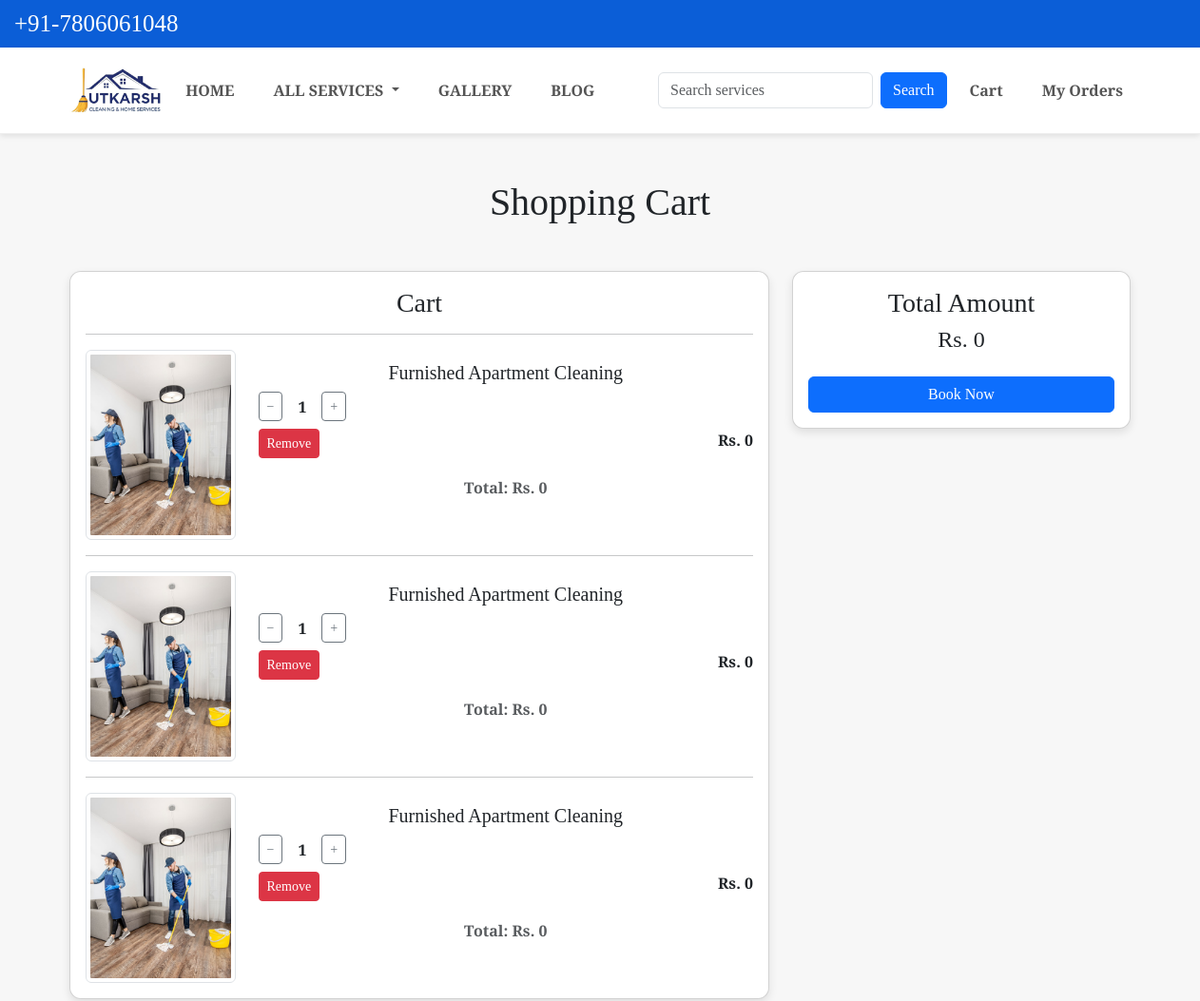
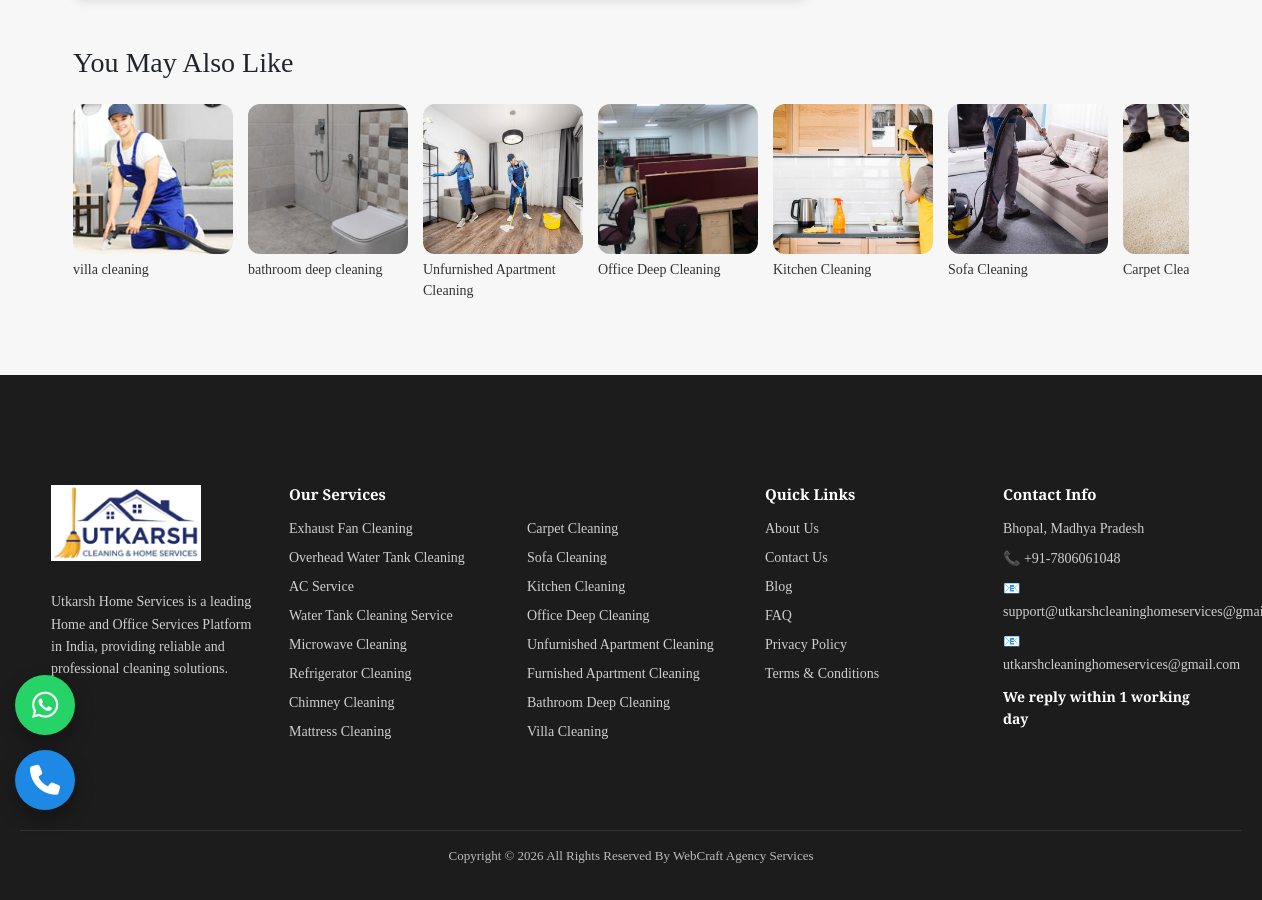
Page /cart/ on the committed database (2 pictures, top to bottom).
### app/models.py (models this page shows, shortened)
class Cart(models.Model):
    session_key = models.CharField(max_length=100, null=True, blank=True)
    product = models.ForeignKey(Product, on_delete=models.CASCADE)
    service_price = models.ForeignKey(
        ServicePrice,
        on_delete=models.CASCADE,
        null=True,
        blank=True
    )
    quantity = models.PositiveIntegerField(default=1)
    @property
    def unit_price(self):
        if self.service_price:
            return self.service_price.price
        return self.product.discounted_price or self.product.selling_price or 0
    @property
    def total_price(self):
        return self.unit_price * self.quantity

class Product(models.Model):
    title = models.CharField(max_length=100)
    selling_price = models.FloatField(null=True, blank=True)
    discounted_price = models.FloatField(null=True, blank=True)
    description = models.TextField(blank=True)
    category = models.CharField(choices=CATEGORY_CHOICES, max_length=3)
    product_image = models.ImageField(upload_to='productimg', blank=True, null=True)
    is_service = models.BooleanField(default=False)

### app/views.py (the view)
# urls.py: path('cart/', views.show_cart, name='showcart'),
def show_cart(request):
    carts = Cart.objects.filter(session_key=request.session.session_key)
    totalamount = sum(c.total_price for c in carts)
    related_products = Product.objects.none()
    if carts.exists():
        first_product = carts.first().product
        related_products = Product.objects.filter(
            category=first_product.category
        ).exclude(
            id__in=[c.product.id for c in carts]
        )[:8]
    return render(request, 'app/cart.html', {
        'carts': carts,
        'totalamount': totalamount,
        'related_products': related_products
    })

### app/context_processors.py (called while the page is built)
def cart_count(request):
    count = 0
    if request.session.session_key:
        count = Cart.objects.filter(
            session_key=request.session.session_key
        ).count()
    return {'cart_count': count}

def all_services(request):
    services = Product.objects.all()   # 🔥 TEMP: filter hata do
    return {'all_services': services}

### app/templates/app/cart.html (shortened to what this page needs)
{% extends 'app/base.html' %}
{% load static %}
{% block main-content %}
<div class="container my-5">
  <h1 class="text-center mb-5">Shopping Cart</h1>
  <div class="row">
    <div class="col-sm-8">
      <div class="card">
        <div class="card-body">
          <h3>Cart</h3>
          {% for cart in carts %}
          <hr>
          <div class="row align-items-center">
            <div class="col-sm-3 text-center">
              <img src="{{ cart.product.product_image.url }}" class="img-fluid img-thumbnail">
            </div>
            <div class="col-sm-9">
              <h5>{{ cart.product.title }}</h5>
              <div class="d-flex align-items-center my-2">
                <form method="post" action="{% url 'minus_cart' cart.id %}">
                  <button type="submit" class="btn btn-sm btn-outline-secondary">−</button>
                </form>
                <span class="mx-3 fw-bold">{{ cart.quantity }}</span>
                <form method="post" action="{% url 'plus_cart' cart.id %}">
                  <button type="submit" class="btn btn-sm btn-outline-secondary">+</button>
                </form>
              </div>
              <div class="d-flex justify-content-between">
                <a href="{% url 'remove_cart' cart.id %}" class="btn btn-sm btn-danger">
                  Remove
                </a>
                <strong>Rs. {{ cart.unit_price }}</strong>
              </div>
              <p class="text-muted mt-1">
                Total: Rs. {{ cart.total_price }}
              </p>
            </div>
          </div>
          {% empty %}
          <p class="text-center text-muted">Your cart is empty</p>
          {% endfor %}
        </div>
      </div>
    </div>
    <div class="col-sm-4">
      <div class="card">
        <div class="card-body">
          <h3>Total Amount</h3>
          <h4>Rs. {{ totalamount }}</h4>
          <a href="{% url 'checkout' %}" class="btn btn-primary w-100 mt-3">
            Book Now
          </a>
        </div>
      </div>
    </div>
  </div>
</div>
{% if related_products %}
<div class="container my-5">
  <h3 class="mb-4">You May Also Like</h3>
  <div class="related-slider">
    {% for p in related_products %}
    <a href="{% url 'product-detail' p.id %}" class="related-card">
      <img src="{{ p.product_image.url }}">
      <p>{{ p.title }}</p>
    </a>
    {% endfor %}
  </div>
</div>
{% endif %}
{% endblock %}

### app/static/app/css/style.css (style rules this page uses)
body { margin:0; background:#f5f5f5; }
* { margin:0; padding:0; box-sizing:border-box; }
body { background:#e7ede8 }
* { margin: 0; padding: 0; box-sizing: border-box; }
body { background: #f7f7f7; }
.card { background: #fff; border-radius: 12px; overflow: hidden; box-shadow: 0 4px 10px rgba(0,0,0,0.1); text-align: center; }
.card img { width: 100%; height: 200px; object-fit: cover; }
.card p { padding: 15px; font-weight: 600; }
html, body, h1, h2, h3, h4, h5, h6, p, span, a, li, ul, ol, div, section, article, button, input, textarea, select, label, small, strong, em, .navbar, .nav-link, .dropdown-item, .card, .card-title, .card-text, .footer, footer { font-family: "Libre Baskerville", serif !important; }

### app/templates/app/base.html (style rules this page uses)
html, body { font-family: "Libre Baskerville", serif; }

### app/templates/app/cart.html (style rules this page uses)
.related-slider { display:flex; overflow-x:auto; gap:15px; scroll-behavior:smooth; padding-bottom:10px; }
.related-card { min-width:160px; text-decoration:none; color:#333; }
.related-card img { width:100%; height:150px; object-fit:cover; border-radius:12px; }
.related-card p { font-size:14px; margin-top:5px; }

### rows in the picture
Cart: product.product_image (picture), product "Furnished Apartment Cleaning", quantity "1", unit_price "0", total_price "0"
Cart: product.product_image (picture), product "Furnished Apartment Cleaning", quantity "1", unit_price "0", total_price "0"
Cart: product.product_image (picture), product "Furnished Apartment Cleaning", quantity "1", unit_price "0", total_price "0"
Product: product_image (picture), title "villa cleaning"
Product: product_image (picture), title "bathroom deep cleaning"
Product: product_image (picture), title "Unfurnished Apartment Cleaning"
Product: product_image (picture), title "Office Deep Cleaning"
Product: product_image (picture), title "Kitchen Cleaning"
Product: product_image (picture), title "Sofa Cleaning"
Product: product_image (picture), title "Carpet…"

### other values in the picture
{{ totalamount }} "0"
